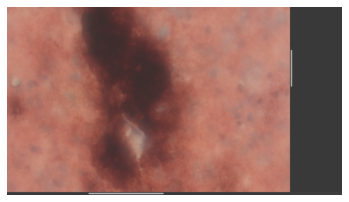
#> input picture 0_Training20xgraft.tif.png, 349 x 202 px
$ python -i Stats_Calculation.py   (imports and definitions only)
#> lines starting #> are read from the running program, lines starting #| are printed output that depends on the picture
#> further down, picture is the input picture: shape (202, 349, 3); mean B, G, R 105.2, 113.7, 156.8
#!/usr/bin/env python3
# -*- coding: utf-8 -*-
"""
Created on Sat Nov  6 22:34:22 2021

@author: atte
"""

#!/usr/bin/env python3
# -*- coding: utf-8 -*-
"""
Created on Thu Sep 23 15:01:36 2021

@author: atte
"""
import numpy as np

import cv2
from skimage import measure, filters
import os
import pandas as pd
import sys
import glob
from PIL import Image, ImageFilter

import matplotlib.pyplot as plt
# [54 lines left out: functions calculations_hunu, calculations_col1a1, not called in this run]

def Global_otsu(img):
    thresh = threshold_otsu(img)
#> thresh = 150
    #add extra on top of otsu's thresholded value as otsu at times includes background noise
    thresh = thresh - thresh * 0.035   #need to remove a bit from the standard threshold and found this constant to be appropriate
#> thresh = 144.8
    #gray = cv2.cvtColor(image, cv2.COLOR_BGR2GRAY)
    #blurred = cv2.GaussianBlur(im_gray, (7, 7), 0)
    im_gray = Image.fromarray(img)
    im_blur = im_gray.filter(ImageFilter.GaussianBlur(5))
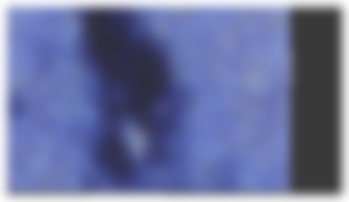
#> im_blur: PIL image 349x202 RGB; mean R, G, B 105.5, 113.9, 157
    im_blur = np.asarray(im_blur)

    (T, threshInv) = cv2.threshold(im_blur, thresh, 255,
    	cv2.THRESH_BINARY_INV)
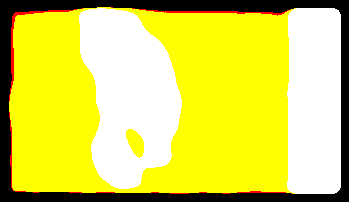
#> threshInv: shape (202, 349, 3); mean R, G, B 218.6, 215.5, 81.7
#> T = 144
    return(threshInv)
# ws_coloc_path = ['/home/inf-54-2020/experimental_cop/batch6/batch6_processed_ws/Coloc_DAB_15s_hunu_segm.png',
#                 '/home/inf-54-2020/experimental_cop/batch6/batch6_processed_ws/Coloc_DAB_30s_hunu_segm.png',
#                 '/home/inf-54-2020/experimental_cop/batch6/batch6_processed_ws/Coloc_DAB_120s_hunu_segm.png']
# ws_hunu_path = ['/home/inf-54-2020/experimental_cop/batch6/batch6_processed_ws/DAB_15s_hunu_segm.pngoutlines.png',
#                 '/home/inf-54-2020/experimental_cop/batch6/batch6_processed_ws/DAB_30s_hunu_segm.pngoutlines.png',
#                 '/home/inf-54-2020/experimental_cop/batch6/batch6_processed_ws/DAB_120s_hunu_segm.pngoutlines.png']


# hunu_cells = sys.argv[1]
# coloc_cells = sys.argv[2]
# hunu_cells = sys.argv[1]
# coloc_cells = sys.argv[2]

# ws_hunu_path = glob.glob(hunu_cells)
# ws_coloc_path = glob.glob(ws_coloc_path)
# print(ws_hunu_path)
#iterate over the colocalised images directory and save the locations into a list from which
#the images are retrieved one by one:


# dictionary = dict(zip(ws_hunu_path, ws_coloc_path))

# '/home/inf-54-2020/experimental_cop/batch6/batch6_processed_ws/'


segm_TH_dirs = []
all_ims_paths = []

# main_dir = sys.argv[1]
main_dir = '/home/atte/Documents/PD_images/batch8_retry/Deconvolved_ims'
# main_dir = '/home/atte/Documents/PD_images/batch8_retry/Manual'

#get all image paths:
# [18 lines not run here, left out]
        # [9 lines of commented-out code are left out]

hunu_stats_dict = {} #the value part contains: [filename, nuclei A, nuclei N, total_A]
hunu_coloc_stats_dict = {}

from skimage.filters import threshold_otsu, rank

#gather the information and calculate the stats (no of nuclei and total area they take up)
# for the hunu image with all nuclei and for the colocalised image with the nuclei
# colocalised with col1a1 as well as col1a1 area.

#The first set of loops focuses on extracting the info from hunu images (pure hunu and the
# colocalised ones). The second loop goes through the col1a1 ones. They should be matched to the
#colocalised image with the corresponding id and this should be added into the column.
import scandir
a = []
All_files = []
# [69 lines not run here, left out]

#Now I have a dictionary with the key being the imagename (pure hunu image or coloc one) and values
#containing the relevant info (Nuclei Area, Nuclei count and total Area of the image-this last one is a sanity check)

#Iterate over the COL1A1 images, count the area of each one's stain, then match to the dict key of the hunu_coloc dict

#get all im paths so that you can get the matching colocalised hunu with col1a1 stains


#you may need to include a constant calculated for each image-pair, taken e.g. from the col1a1 image
#since sometimes the images may not be exactly same size or this could be fixed earlier as well.
all_ims_paths = []
# [2 lines not run here, left out]

col1a1_dict = {}
# [19 lines not run here, left out]
# [25 lines of commented-out code are left out]
def getList(dict):
    return dict.keys()

final_info = {}
stats = []
ids = []


Ahunucol1_Acol1_I_Ahunus = []
Acol1_I_Nhunus = []
Acol1_I_Ahunus = []
Total_hunu_cells_list = []
hunu_colocs = []
N_hunu_coloc_I_total_hunus = []
A_col1_I_total_hunus = []
A_col1_I_N_hunus = []
IDs = []

Acol1_I_Ahunus = []
# [7 lines of commented-out code are left out]
# [58 lines not run here, left out]
                # IDs.append(ID)
                #Total area taken up by N HUNU+ cells
                #stats.append(hunu_stats_dict[])

# df = pd.DataFrame(pd.np.empty((0, 7)))
import pandas as pd

# [1 line not run here, left out]

filenames = final_info.items()
All_stats = list(filenames)
df = pd.DataFrame(list(zip(ids, Ahunucol1_Acol1_I_Ahunus, Acol1_I_Nhunus, Acol1_I_Ahunus, A_col1_I_N_hunus, Total_hunu_cells_list)))

# [5 lines of commented-out code are left out]
# [1 line that did not run here, left out]

# [8 lines of commented-out code are left out]
df = df.drop_duplicates()

df = df.round(3)


# output_dir_results = "/home/atte/Desktop/Testing_coloc"
# output_dir_results = sys.argv[2]
output_dir_results = main_dir
# with open("/home/inf-54-2020/experimental_cop/scripts/Info.txt", "w") as out: #write the dataframe into an output file
# [5 lines not run here, left out]

# [62 lines of commented-out code are left out]

>>> import cv2
>>> picture = cv2.imread('../0_Training20xgraft.tif.png')
>>> result = Global_otsu(picture)

$ run again, on 4_Training20xgraft.tif.png
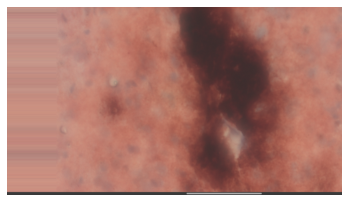
#> input picture 4_Training20xgraft.tif.png, 349 x 202 px
#> picture is the input picture: shape (202, 349, 3); mean B, G, R 115.6, 125.6, 175.8
#> in Global_otsu, `thresh = threshold_otsu(img)`: thresh = 156
#> in Global_otsu, `thresh = thresh - thresh * 0.035`: thresh = 150.5
#> in Global_otsu, `im_blur = im_gray.filter(ImageFilter.GaussianBlur(5))`:
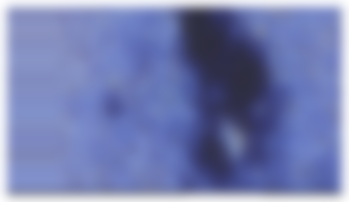
#> im_blur: PIL image 349x202 RGB; mean R, G, B 115.9, 125.8, 176
#> in Global_otsu, `(T, threshInv) = cv2.threshold(im_blur, thresh, 255, cv2.THRESH_BINARY..`:
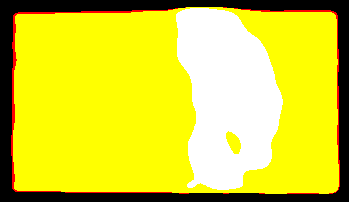
#> threshInv: shape (202, 349, 3); mean R, G, B 216.2, 211.5, 50.1
#> T = 150
